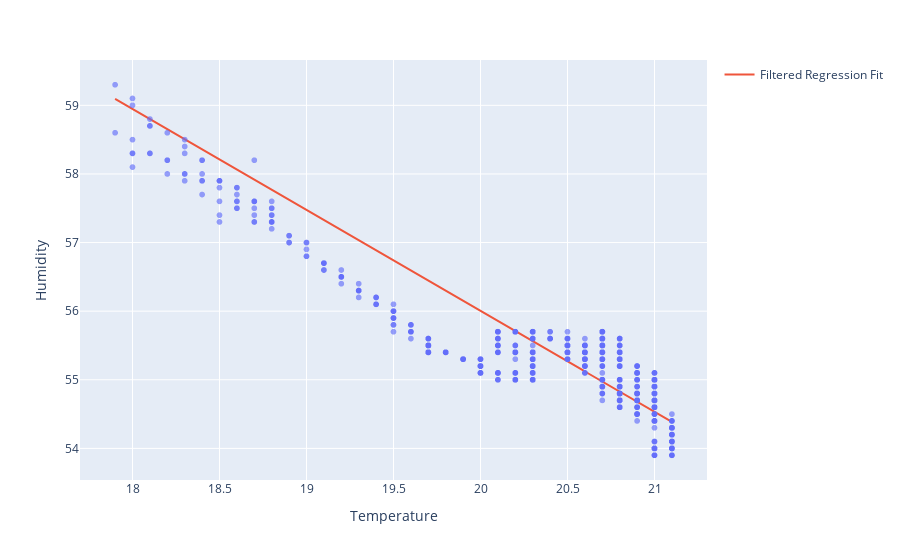

Notebook code for this chart:
### Code cell
# Draw a s scatter plot as well as the regression line
fig_filter = px.scatter(filtered_df, x = "Temperature" , y = "Humidity" , opacity = 0.65)
fig_filter.add_traces(go.Scatter(x = X_regression_filter , y = y_regression_filter , name ="Filtered Regression Fit"))
fig_filter.show()

### Figure 1 — Plotly figure (JSON) as saved in the notebook; plotly's stock layout.template omitted (floating-point values rounded to 4 significant figures; data arrays with more than 128 entries replaced by an {"elided": "..."} marker saying what was removed)
{"data": [{"hovertemplate": "Temperature=%{x}<br>Humidity=%{y}<extra></extra>", "legendgroup": "", "marker": {"color": "#636efa", "opacity": 0.65, "symbol": "circle"}, "mode": "markers", "name": "", "showlegend": false, "type": "scattergl", "x": {"elided": "2209 float values"}, "xaxis": "x", "y": {"elided": "2209 float values"}, "yaxis": "y"}, {"name": "Filtered Regression Fit", "type": "scatter", "x": [17.9, 17.93, 17.96, 18.0, 18.03, 18.06, 18.09, 18.13, 18.16, 18.19, 18.22, 18.26, 18.29, 18.32, 18.35, 18.38, 18.42, 18.45, 18.48, 18.51, 18.55, 18.58, 18.61, 18.64, 18.68, 18.71, 18.74, 18.77, 18.81, 18.84, 18.87, 18.9, 18.93, 18.97, 19.0, 19.03, 19.06, 19.1, 19.13, 19.16, 19.19, 19.23, 19.26, 19.29, 19.32, 19.35, 19.39, 19.42, 19.45, 19.48, 19.52, 19.55, 19.58, 19.61, 19.65, 19.68, 19.71, 19.74, 19.77, 19.81, 19.84, 19.87, 19.9, 19.94, 19.97, 20.0, 20.03, 20.07, 20.1, 20.13, 20.16, 20.19, 20.23, 20.26, 20.29, 20.32, 20.36, 20.39, 20.42, 20.45, 20.49, 20.52, 20.55, 20.58, 20.62, 20.65, 20.68, 20.71, 20.74, 20.78, 20.81, 20.84, 20.87, 20.91, 20.94, 20.97, 21.0, 21.04, 21.07, 21.1], "y": [59.09, 59.04, 59.0, 58.95, 58.9, 58.85, 58.81, 58.76, 58.71, 58.66, 58.62, 58.57, 58.52, 58.47, 58.43, 58.38, 58.33, 58.28, 58.24, 58.19, 58.14, 58.09, 58.05, 58.0, 57.95, 57.9, 57.86, 57.81, 57.76, 57.71, 57.67, 57.62, 57.57, 57.52, 57.48, 57.43, 57.38, 57.33, 57.29, 57.24, 57.19, 57.14, 57.1, 57.05, 57.0, 56.95, 56.91, 56.86, 56.81, 56.76, 56.72, 56.67, 56.62, 56.57, 56.53, 56.48, 56.43, 56.38, 56.33, 56.29, 56.24, 56.19, 56.14, 56.1, 56.05, 56.0, 55.95, 55.91, 55.86, 55.81, 55.76, 55.72, 55.67, 55.62, 55.57, 55.53, 55.48, 55.43, 55.38, 55.34, 55.29, 55.24, 55.19, 55.15, 55.1, 55.05, 55.0, 54.96, 54.91, 54.86, 54.81, 54.77, 54.72, 54.67, 54.62, 54.58, 54.53, 54.48, 54.43, 54.39]}], "layout": {"autosize": true, "legend": {"tracegroupgap": 0}, "margin": {"t": 60}, "xaxis": {"anchor": "y", "autorange": true, "domain": [0, 1], "range": [17.71, 21.29], "title": {"text": "Temperature"}, "type": "linear"}, "yaxis": {"anchor": "x", "autorange": true, "domain": [0, 1], "range": [53.48, 59.72], "title": {"text": "Humidity"}, "type": "linear"}}}
